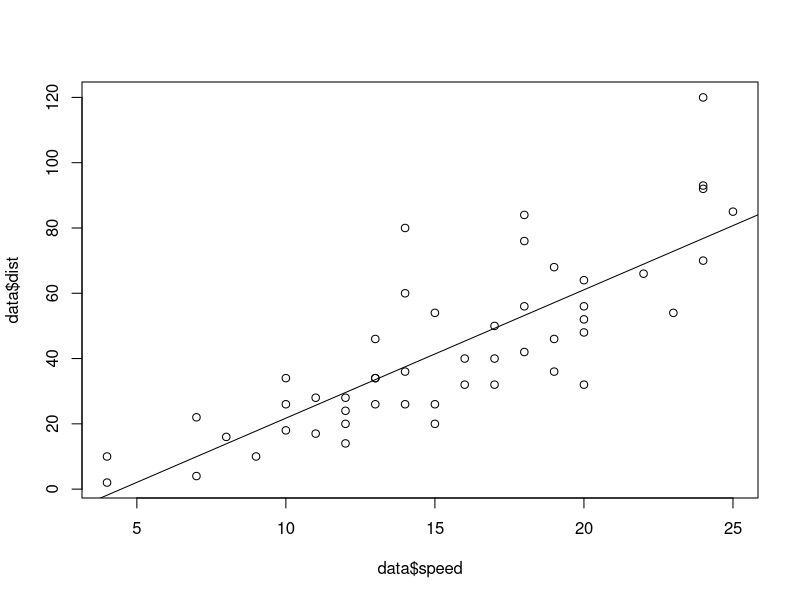

Generate this figure with R:
## ---- chunk 1
knitr::opts_chunk$set(echo = FALSE)
## ---- chunk 2
data <- cars
## ---- chunk 3
plot(data$speed,data$dist)
reg<-lm(dist ~ speed, data = cars)
abline(reg)
